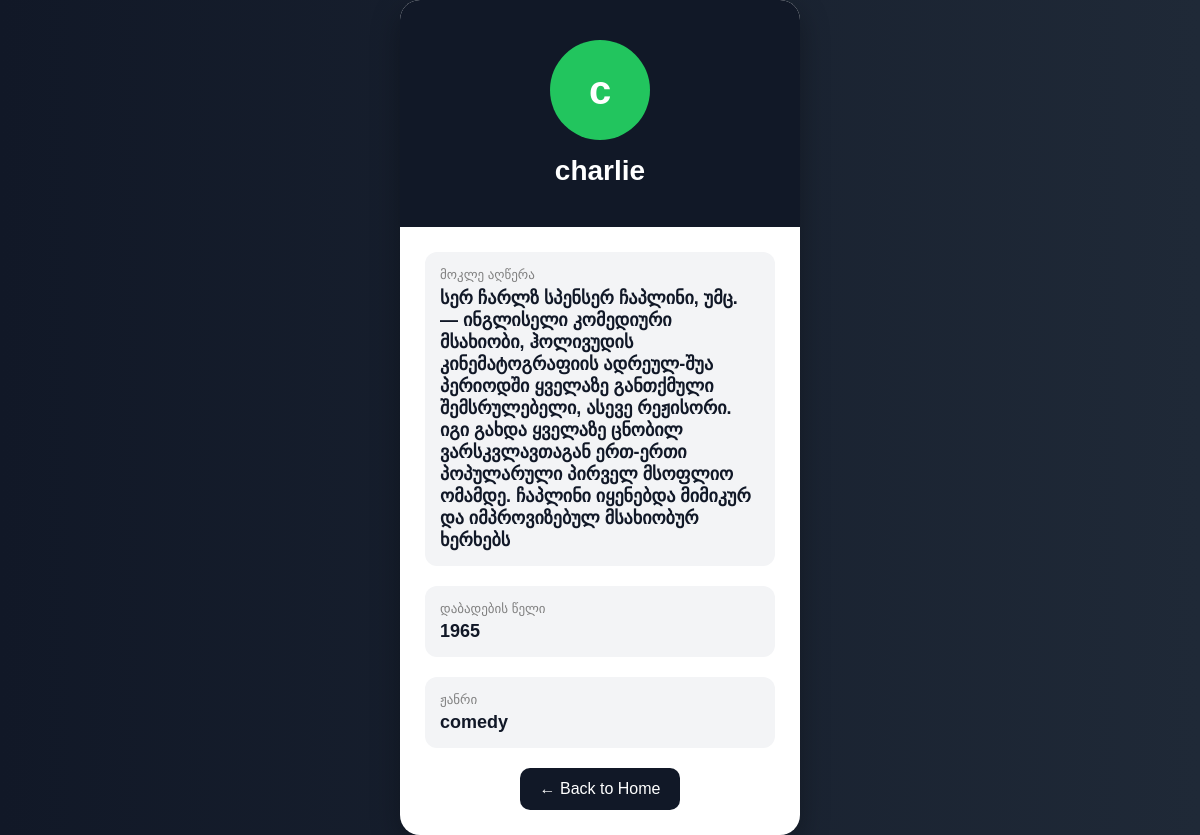
Page /actors/4/ on the committed database.
### core/models.py (models this page shows, shortened)
class Actors(models.Model):
    class gender(models.TextChoices):
        MALE = 'male', 'Male'
        FEMALE = 'female', 'Female'
    class unit(models.TextChoices):
        comedy = 'comedy', 'Comedy'
        action = 'action', 'Action'
        crime = 'crime', 'Crime'
        horror = 'horror', 'Horror'
    fullname = models.CharField(max_length=255)
    gender = models.CharField(max_length=20, choices=gender.choices)
    description = models.TextField(blank=True, null=True)
    year = models.IntegerField()
    unit = models.CharField(max_length=20, choices=unit.choices)

### core/views.py (the view)
# urls.py: path('actors/<int:pk>/', actor_view, name='actor_detail'),
def actor_view(request, pk):
    return render(
        request,
        'actor_detail.html',
        {
            "pk": pk,
            "actor": get_object_or_404(Actors, pk=pk)
        }
    )

### templates/actor_detail.html (shortened to what this page needs)
<!DOCTYPE html>
<html lang="en">
<head>
</head>
<body>
<div class="card">
    <div class="header">
        <div class="avatar">
            {{ actor.fullname|first }}
        </div>
        <h1>{{ actor.fullname }}</h1>
    </div>
    <div class="content">
        <div class="info">
            <div class="label">მოკლე აღწერა</div>
            <div class="value">
                {{ actor.description }}
            </div>
        </div>
        <div class="info">
            <div class="label">დაბადების წელი</div>
            <div class="value">
                {{ actor.year }}
            </div>
        </div>
        <div class="info">
            <div class="label">ჟანრი</div>
            <div class="value">
                {{ actor.unit }}
            </div>
        </div>
        <a class="back-btn" href="{% url 'home' %}">
            ← Back to Home
        </a>
    </div>
</div>
</body>
</html>

### templates/actor_detail.html (style rules this page uses)
body { margin: 0; padding: 0; font-family: Arial, sans-serif; background: linear-gradient(to right, #111827, #1f2937); min-height: 100vh; display: flex; justify-content: center; align-items: center; }
.card { background: white; width: 400px; border-radius: 20px; overflow: hidden; box-shadow: 0 10px 30px rgba(0,0,0,0.3); animation: fadeIn 0.5s ease; }
.header { background: #111827; color: white; text-align: center; padding: 40px 20px; }
.avatar { width: 100px; height: 100px; background: #22c55e; border-radius: 50%; margin: 0 auto 15px; display: flex; justify-content: center; align-items: center; font-size: 40px; font-weight: bold; color: white; }
.header h1 { margin: 0; font-size: 28px; }
.content { padding: 25px; }
.info { margin-bottom: 20px; padding: 15px; border-radius: 12px; background: #f3f4f6; }
.label { font-size: 13px; color: gray; margin-bottom: 5px; }
.value { font-size: 18px; color: #111827; font-weight: bold; }
.back-btn { display: block; width: fit-content; margin: 20px auto 0; padding: 12px 20px; background: #111827; color: white; text-decoration: none; border-radius: 10px; transition: 0.3s; }

### rows in the picture
Actors: fullname|first "c", fullname "charlie", description "სერ ჩარლზ სპენსერ ჩაპლინი, უმც. — ინგლისელი კომედიური მსახიობი, ჰოლივუდის კინემატოგრაფიის ადრეულ-შუა პერიოდში ყველაზე განთქმული შემსრულებელი, ასევე რეჟისორი. იგი გახდა ყველაზე ცნობილ ვარსკვლავთაგან ერთ-ერთი პოპულარული პირველ მსოფლიო ომამდე. ჩაპლინი იყენებდა მიმიკურ და იმპროვიზებულ მსახიობურ ხერხებს", year "1965", unit "comedy"
